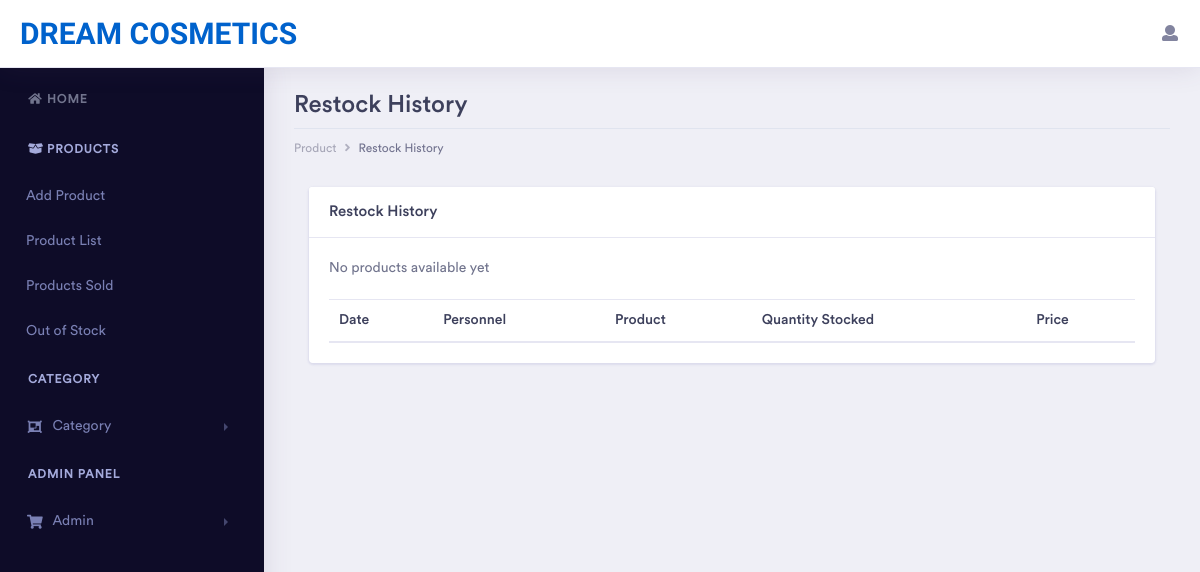
Page /restock_history (signed in) on the earlier database version.
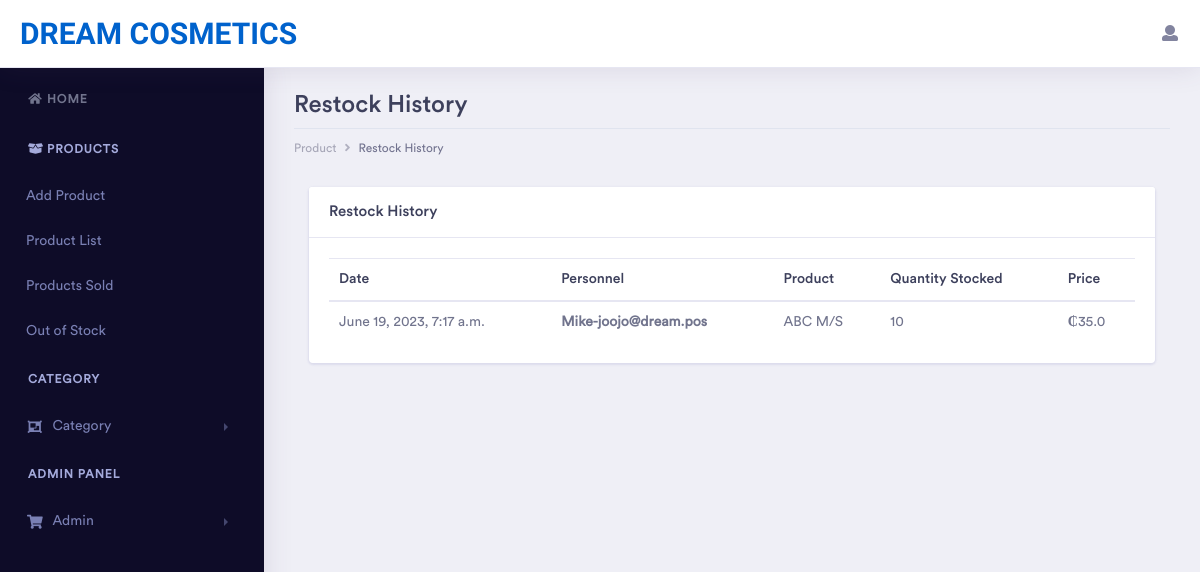
Same page on the later database version.
### pos_app/models.py (models this page shows)
class RestockHistory(models.Model):
    user = models.ForeignKey(CustomUser, on_delete=models.CASCADE)
    domain = models.CharField(max_length=200, null=False, blank=False)
    product = models.ForeignKey(Product, on_delete=models.CASCADE)
    quantity = models.PositiveIntegerField(null=False,blank=False)
    price = models.FloatField(null=False, blank=False)
    restock_date = models.DateTimeField(auto_now_add=True)

class CustomUser(AbstractUser):
    first_name = models.CharField(max_length=200, blank=False, null=False)
    last_name = models.CharField(max_length=200, blank=False, null=False)
    username = models.CharField(max_length=200, null=False, blank=False, unique=True)
    domain = models.CharField(max_length=100, null=False, blank=False)
    email = models.EmailField(null=True, blank=True)
    choices = (
        ("Sales Personnel", "Sales Personnel"),
        ("Admin", "Admin")
    )
    role = models.CharField(max_length=200, null=False, blank=False, choices=choices, default="Sales Personnel")
    phone_number = models.PositiveBigIntegerField(blank=True, null=True)
    password1 = models.CharField(max_length=100, null=False, blank=False)
    password2 = models.CharField(max_length=100, null=False, blank=False)
    def __str__(self):
        return self.first_name + "-" + self.username

class Product(models.Model):
    user = models.ForeignKey(CustomUser, on_delete=models.CASCADE)
    category = models.ForeignKey(Category, on_delete=models.CASCADE)
    domain = models.CharField(max_length=250, null=False, blank=False)
    name = models.CharField(max_length=250, null=False, blank=False)
    price = models.FloatField(null=False, blank=False)
    quantity_available = models.PositiveIntegerField(null=False, blank=False)
    choices = (
        ("S/S", "S/S"),
        ("Q/S", "Q/S"),
        ("M/S", "M/S"),
        ("B/S", "B/S")
    )
    size = models.CharField(max_length=100, choices=choices)
    date_added = models.DateTimeField(auto_now_add=True)
    def __str__(self):
        return f"{self.name} {self.size}"

### pos_app/views.py (the view)
# urls.py: path('restock_history', views.restock_history, name='restock_history'),
def restock_history(request):
    user = models.CustomUser.objects.get(id=request.user.id)
    shop = models.StoreInfo.objects.get(domain=user.domain)
    restock_history_items = models.RestockHistory.objects.filter(domain=shop.domain).order_by('restock_date').reverse()
    context = {
        'items': restock_history_items,
        'shop_name': shop.name
    }
    return render(request, "layouts/restock_history.html", context=context)

### pos_app/templates/layouts/restock_history.html
{% extends 'base.html' %}
{% block content %}
        <div class="dashboard-main-wrapper">
            {% include 'inc/header.html' %}
            {% include 'inc/sidenav.html' %}
            <div class="dashboard-wrapper">
                <div class="dashboard-ecommerce">
                    <div class="container-fluid dashboard-content ">
                        <div class="row">
                            <div class="col-xl-12 col-lg-12 col-md-12 col-sm-12 col-12">
                                <div class="page-header">
                                    <h2 class="pageheader-title">Restock History</h2>
                                    <div class="page-breadcrumb">
                                        <nav aria-label="breadcrumb">
                                            <ol class="breadcrumb">
                                                <li class="breadcrumb-item"><a href="#" class="breadcrumb-link">Product</a></li>
                                                <li class="breadcrumb-item active" aria-current="page">Restock History</li>
                                            </ol>
                                        </nav>
                                    </div>
                                </div>
                            </div>
                        </div>
                        <div class="col-xl-12 col-lg-12 col-md-12 col-sm-12 col-12">
                            <div class="card">
                                <h5 class="card-header">Restock History</h5>
                                <div class="card-body">
                                    <div class="table-responsive">
                                        <table class="table" id="myTable">
                                            <thead>
                                                <tr>
                                                    <th>Date</th>
                                                    <th>Personnel</th>
                                                    <th>Product</th>
                                                    <th>Quantity Stocked</th>
                                                    <th>Price</th>
                                                </tr>
                                            </thead>
                                            <tbody>
                                                {% if items %}
                                                    {% for item in items %}
                                                        <tr>
                                                            <td>{{ item.restock_date }}</td>
                                                            <td class="font-bold">{{ item.user }}</td>
                                                            <td>{{ item.product }}</td>
                                                            <td>{{ item.quantity }}</td>
                                                            <td><span class="font-weight-bold">₵</span>{{ item.price }}</td>
                                                        </tr>
                                                    {% endfor %}
                                                {% else %}
                                                    <p>No products available yet</p>
                                                {% endif %}
                                            </tbody>
                                        </table>
                                    </div>
                                </div>
                            </div>
                        </div>
                    </div>
                </div>
            </div>
        </div>
{% endblock %}

Differences in the rows shown:
added RestockHistory: restock_date "June 19, 2023, 7:17 a.m.", user "Mike-joojo@dream.pos", product "ABC M/S", quantity "10", price "35.0"
Other differences:
text no longer shown: "No products available yet"
